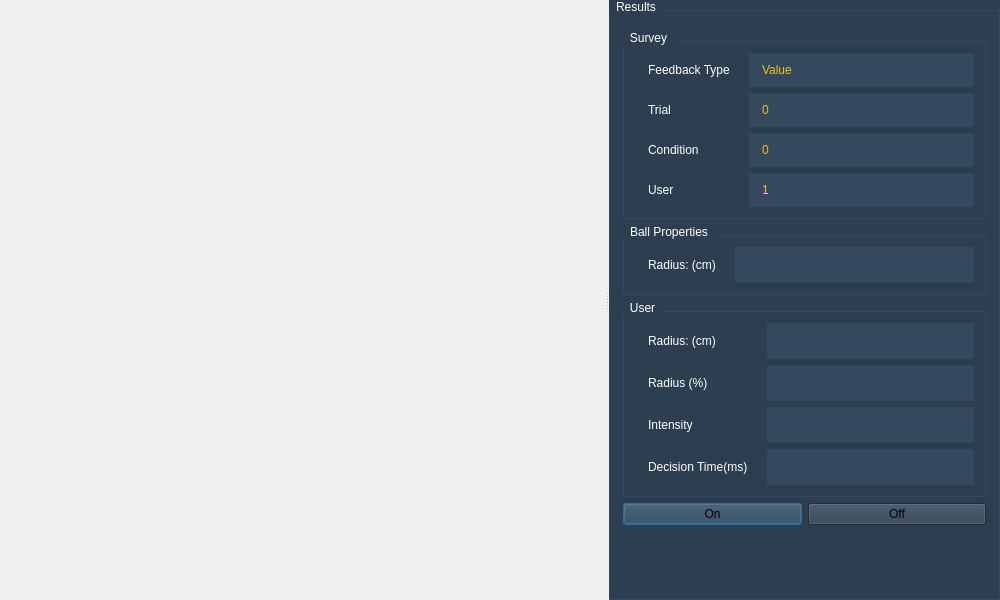
<?xml version="1.0" encoding="UTF-8"?>
<ui version="4.0">
 <class>StudyOneDialog</class>
 <widget class="QDialog" name="StudyOneDialog">
  <property name="geometry">
   <rect>
    <x>0</x>
    <y>0</y>
    <width>1000</width>
    <height>600</height>
   </rect>
  </property>
  <property name="minimumSize">
   <size>
    <width>1000</width>
    <height>600</height>
   </size>
  </property>
  <property name="maximumSize">
   <size>
    <width>1000</width>
    <height>600</height>
   </size>
  </property>
  <property name="windowTitle">
   <string>StudyOneTool</string>
  </property>
  <property name="windowIcon">
   <iconset resource="../icons.qrc">
    <normaloff>:/icons/emblem-presentation.png</normaloff>:/icons/emblem-presentation.png</iconset>
  </property>
  <property name="styleSheet">
   <string notr="true">QMessageBox{
	background: red;
}</string>
  </property>
  <layout class="QHBoxLayout" name="horizontalLayout_3">
   <property name="leftMargin">
    <number>0</number>
   </property>
   <property name="topMargin">
    <number>0</number>
   </property>
   <property name="rightMargin">
    <number>0</number>
   </property>
   <property name="bottomMargin">
    <number>0</number>
   </property>
   <item>
    <layout class="QGridLayout" name="gridLayout">
     <property name="leftMargin">
      <number>0</number>
     </property>
     <property name="topMargin">
      <number>0</number>
     </property>
     <property name="rightMargin">
      <number>0</number>
     </property>
     <property name="bottomMargin">
      <number>0</number>
     </property>
     <item row="1" column="0">
      <widget class="QSplitter" name="splitter">
       <property name="orientation">
        <enum>Qt::Horizontal</enum>
       </property>
       <widget class="QWidget" name="widget" native="true">
        <layout class="QGridLayout" name="gridLayout_3">
         <property name="leftMargin">
          <number>0</number>
         </property>
         <property name="topMargin">
          <number>0</number>
         </property>
         <property name="rightMargin">
          <number>0</number>
         </property>
         <property name="bottomMargin">
          <number>0</number>
         </property>
         <item row="0" column="0">
          <widget class="Paint2DWidget" name="paintWidget" native="true">
           <property name="minimumSize">
            <size>
             <width>480</width>
             <height>0</height>
            </size>
           </property>
          </widget>
         </item>
        </layout>
       </widget>
       <widget class="QWidget" name="widget_2" native="true">
        <property name="styleSheet">
         <string notr="true">background-color:#2c3e50;</string>
        </property>
        <layout class="QGridLayout" name="gridLayout_2">
         <property name="leftMargin">
          <number>0</number>
         </property>
         <property name="topMargin">
          <number>0</number>
         </property>
         <property name="rightMargin">
          <number>0</number>
         </property>
         <property name="bottomMargin">
          <number>0</number>
         </property>
         <item row="0" column="0">
          <widget class="QGroupBox" name="groupBox">
           <property name="minimumSize">
            <size>
             <width>300</width>
             <height>0</height>
            </size>
           </property>
           <property name="styleSheet">
            <string notr="true"> QGroupBox {
     border: 1px solid #34495e;

     margin-top: 10px; 
 }

 QGroupBox::title {
     subcontrol-origin:margin;
     subcontrol-position: top left;
     padding: -8 5px;
	color:white;
 }</string>
           </property>
           <property name="title">
            <string>Results</string>
           </property>
           <layout class="QVBoxLayout" name="verticalLayout_2">
            <item>
             <widget class="QGroupBox" name="groupBox_4">
              <property name="title">
               <string>Survey</string>
              </property>
              <layout class="QGridLayout" name="gridLayout_4">
               <item row="0" column="0">
                <widget class="QWidget" name="widget_10" native="true">
                 <layout class="QFormLayout" name="formLayout_3">
                  <property name="leftMargin">
                   <number>0</number>
                  </property>
                  <property name="topMargin">
                   <number>0</number>
                  </property>
                  <property name="rightMargin">
                   <number>0</number>
                  </property>
                  <property name="bottomMargin">
                   <number>0</number>
                  </property>
                  <item row="0" column="0">
                   <widget class="QWidget" name="widget_9" native="true">
                    <layout class="QHBoxLayout" name="horizontalLayout_7">
                     <property name="spacing">
                      <number>0</number>
                     </property>
                     <property name="leftMargin">
                      <number>0</number>
                     </property>
                     <property name="topMargin">
                      <number>0</number>
                     </property>
                     <property name="rightMargin">
                      <number>0</number>
                     </property>
                     <property name="bottomMargin">
                      <number>0</number>
                     </property>
                     <item>
                      <widget class="QLabel" name="label_4">
                       <property name="styleSheet">
                        <string notr="true">QLabel{
	background: #2c3e50;
	padding: 10px;
	color: white;
}</string>
                       </property>
                       <property name="text">
                        <string>Feedback Type</string>
                       </property>
                      </widget>
                     </item>
                    </layout>
                   </widget>
                  </item>
                  <item row="1" column="0">
                   <widget class="QWidget" name="widget_8" native="true">
                    <layout class="QHBoxLayout" name="horizontalLayout_6">
                     <property name="spacing">
                      <number>0</number>
                     </property>
                     <property name="leftMargin">
                      <number>0</number>
                     </property>
                     <property name="topMargin">
                      <number>0</number>
                     </property>
                     <property name="rightMargin">
                      <number>0</number>
                     </property>
                     <property name="bottomMargin">
                      <number>0</number>
                     </property>
                     <item>
                      <widget class="QLabel" name="label_10">
                       <property name="styleSheet">
                        <string notr="true">QLabel{
	background: #2c3e50;
	padding: 10px;
	color: white;
}</string>
                       </property>
                       <property name="text">
                        <string>Trial</string>
                       </property>
                      </widget>
                     </item>
                    </layout>
                   </widget>
                  </item>
                  <item row="2" column="0">
                   <widget class="QWidget" name="widget_7" native="true">
                    <layout class="QHBoxLayout" name="horizontalLayout_5">
                     <property name="spacing">
                      <number>0</number>
                     </property>
                     <property name="leftMargin">
                      <number>0</number>
                     </property>
                     <property name="topMargin">
                      <number>0</number>
                     </property>
                     <property name="rightMargin">
                      <number>0</number>
                     </property>
                     <property name="bottomMargin">
                      <number>0</number>
                     </property>
                     <item>
                      <widget class="QLabel" name="label_9">
                       <property name="styleSheet">
                        <string notr="true">QLabel{
	background: #2c3e50;
	padding: 10px;
	color: white;
}</string>
                       </property>
                       <property name="text">
                        <string>Condition</string>
                       </property>
                      </widget>
                     </item>
                    </layout>
                   </widget>
                  </item>
                  <item row="3" column="0">
                   <widget class="QWidget" name="widget_6" native="true">
                    <layout class="QHBoxLayout" name="horizontalLayout_4">
                     <property name="spacing">
                      <number>0</number>
                     </property>
                     <property name="leftMargin">
                      <number>0</number>
                     </property>
                     <property name="topMargin">
                      <number>0</number>
                     </property>
                     <property name="rightMargin">
                      <number>0</number>
                     </property>
                     <property name="bottomMargin">
                      <number>0</number>
                     </property>
                     <item>
                      <widget class="QLabel" name="label_7">
                       <property name="styleSheet">
                        <string notr="true">QLabel{
	background: #2c3e50;
	padding: 10px;
	color: white;
}</string>
                       </property>
                       <property name="text">
                        <string>User</string>
                       </property>
                      </widget>
                     </item>
                    </layout>
                   </widget>
                  </item>
                  <item row="0" column="1">
                   <widget class="QLabel" name="surveyFeedbackLabel">
                    <property name="styleSheet">
                     <string notr="true">QLabel{
	background: #34495e;
	padding: 10px;
	color: #f1c40f;
}</string>
                    </property>
                    <property name="text">
                     <string>Value</string>
                    </property>
                   </widget>
                  </item>
                  <item row="1" column="1">
                   <widget class="QLabel" name="surveyTrialLabel">
                    <property name="styleSheet">
                     <string notr="true">QLabel{
	background: #34495e;
	padding: 10px;
	color: #f1c40f;
}</string>
                    </property>
                    <property name="text">
                     <string>0</string>
                    </property>
                   </widget>
                  </item>
                  <item row="2" column="1">
                   <widget class="QLabel" name="surveyConditionLabel">
                    <property name="styleSheet">
                     <string notr="true">QLabel{
	background: #34495e;
	padding: 10px;
	color: #f1c40f;
}</string>
                    </property>
                    <property name="text">
                     <string>0</string>
                    </property>
                   </widget>
                  </item>
                  <item row="3" column="1">
                   <widget class="QLabel" name="surveyUserLabel">
                    <property name="styleSheet">
                     <string notr="true">QLabel{
	background: #34495e;
	padding: 10px;
	color: #f1c40f;
}</string>
                    </property>
                    <property name="text">
                     <string>1</string>
                    </property>
                   </widget>
                  </item>
                 </layout>
                </widget>
               </item>
              </layout>
             </widget>
            </item>
            <item>
             <widget class="QGroupBox" name="groupBox_2">
              <property name="styleSheet">
               <string notr="true"> QGroupBox {
     border: 1px solid #34495e;

     margin-top: 10px; 
 }

 QGroupBox::title {
     subcontrol-origin:margin;
     subcontrol-position: top left;
     padding: -8 5px;
	color:white;
 }</string>
              </property>
              <property name="title">
               <string>Ball Properties</string>
              </property>
              <layout class="QFormLayout" name="formLayout_2">
               <property name="fieldGrowthPolicy">
                <enum>QFormLayout::AllNonFixedFieldsGrow</enum>
               </property>
               <item row="0" column="0">
                <widget class="QLabel" name="label">
                 <property name="styleSheet">
                  <string notr="true">QLabel{
	background: #2c3e50;
	padding: 10px;
	color: white;
}</string>
                 </property>
                 <property name="text">
                  <string>Radius: (cm)</string>
                 </property>
                </widget>
               </item>
               <item row="0" column="1">
                <widget class="QLineEdit" name="conditionBallRadius">
                 <property name="styleSheet">
                  <string notr="true"> QLineEdit {
     border: 0px solid gray;
     padding: 10px;
     background: #34495e;
     selection-background-color: #34495e;
	color: #f1c40f;
 }
</string>
                 </property>
                 <property name="readOnly">
                  <bool>true</bool>
                 </property>
                </widget>
               </item>
              </layout>
             </widget>
            </item>
            <item>
             <widget class="QGroupBox" name="groupBox_3">
              <property name="styleSheet">
               <string notr="true"> QGroupBox {
     border: 1px solid #34495e;

     margin-top: 10px; 
 }

 QGroupBox::title {
     subcontrol-origin:margin;
     subcontrol-position: top left;
     padding: -8 5px;
	color:white;
 }</string>
              </property>
              <property name="title">
               <string>User</string>
              </property>
              <layout class="QFormLayout" name="formLayout">
               <property name="fieldGrowthPolicy">
                <enum>QFormLayout::AllNonFixedFieldsGrow</enum>
               </property>
               <item row="0" column="0">
                <widget class="QLabel" name="label_2">
                 <property name="styleSheet">
                  <string notr="true">QLabel{
	background: #2c3e50;
	padding: 10px;
	color: white;
}</string>
                 </property>
                 <property name="text">
                  <string>Radius: (cm)</string>
                 </property>
                </widget>
               </item>
               <item row="0" column="1">
                <widget class="QLineEdit" name="userFingerRadiusLineEdit">
                 <property name="styleSheet">
                  <string notr="true"> QLineEdit {
     border: 0px solid gray;
     padding: 10px;
     background: #34495e;
     selection-background-color: #34495e;
	color: #f1c40f;
 }
</string>
                 </property>
                </widget>
               </item>
               <item row="1" column="0">
                <widget class="QLabel" name="label_3">
                 <property name="styleSheet">
                  <string notr="true">QLabel{
	background: #2c3e50;
	padding: 10px;
	color: white;
}</string>
                 </property>
                 <property name="text">
                  <string>Radius (%)</string>
                 </property>
                </widget>
               </item>
               <item row="1" column="1">
                <widget class="QLineEdit" name="userFingerRadiusPercentLineEdit">
                 <property name="styleSheet">
                  <string notr="true"> QLineEdit {
     border: 0px solid gray;
     padding: 10px;
     background: #34495e;
     selection-background-color: #34495e;
	color: #f1c40f;
 }
</string>
                 </property>
                </widget>
               </item>
               <item row="3" column="0">
                <widget class="QLabel" name="label_5">
                 <property name="styleSheet">
                  <string notr="true">QLabel{
	background: #2c3e50;
	padding: 10px;
	color: white;
}</string>
                 </property>
                 <property name="text">
                  <string>Decision Time(ms)</string>
                 </property>
                </widget>
               </item>
               <item row="3" column="1">
                <widget class="QLineEdit" name="lineEdit">
                 <property name="styleSheet">
                  <string notr="true"> QLineEdit {
     border: 0px solid gray;
     padding: 10px;
     background: #34495e;
     selection-background-color: #34495e;
	color: #f1c40f;
 }
</string>
                 </property>
                </widget>
               </item>
               <item row="2" column="0">
                <widget class="QLabel" name="label_6">
                 <property name="styleSheet">
                  <string notr="true">QLabel{
	background: #2c3e50;
	padding: 10px;
	color: white;
}</string>
                 </property>
                 <property name="text">
                  <string>Intensity</string>
                 </property>
                </widget>
               </item>
               <item row="2" column="1">
                <widget class="QLineEdit" name="userIntensityLabel">
                 <property name="styleSheet">
                  <string notr="true"> QLineEdit {
     border: 0px solid gray;
     padding: 10px;
     background: #34495e;
     selection-background-color: #34495e;
	color: #f1c40f;
 }
</string>
                 </property>
                </widget>
               </item>
              </layout>
             </widget>
            </item>
            <item>
             <widget class="QWidget" name="widget_3" native="true">
              <layout class="QHBoxLayout" name="horizontalLayout">
               <property name="leftMargin">
                <number>0</number>
               </property>
               <property name="topMargin">
                <number>0</number>
               </property>
               <property name="rightMargin">
                <number>0</number>
               </property>
               <property name="bottomMargin">
                <number>0</number>
               </property>
               <item>
                <widget class="QPushButton" name="pushButton">
                 <property name="styleSheet">
                  <string notr="true"/>
                 </property>
                 <property name="text">
                  <string>On</string>
                 </property>
                </widget>
               </item>
               <item>
                <widget class="QPushButton" name="pushButton_2">
                 <property name="text">
                  <string>Off</string>
                 </property>
                </widget>
               </item>
              </layout>
             </widget>
            </item>
            <item>
             <spacer name="verticalSpacer">
              <property name="orientation">
               <enum>Qt::Vertical</enum>
              </property>
              <property name="sizeHint" stdset="0">
               <size>
                <width>20</width>
                <height>40</height>
               </size>
              </property>
             </spacer>
            </item>
            <item>
             <widget class="QWidget" name="widget_4" native="true">
              <layout class="QHBoxLayout" name="horizontalLayout_2">
               <property name="leftMargin">
                <number>0</number>
               </property>
               <property name="topMargin">
                <number>0</number>
               </property>
               <property name="rightMargin">
                <number>0</number>
               </property>
               <property name="bottomMargin">
                <number>0</number>
               </property>
              </layout>
             </widget>
            </item>
           </layout>
          </widget>
         </item>
        </layout>
       </widget>
      </widget>
     </item>
    </layout>
   </item>
  </layout>
  <action name="actionExit">
   <property name="text">
    <string>Exit</string>
   </property>
  </action>
  <action name="actionCalibration">
   <property name="icon">
    <iconset resource="../icons.qrc">
     <normaloff>:/icons/spanner32.png</normaloff>:/icons/spanner32.png</iconset>
   </property>
   <property name="text">
    <string>Calibration</string>
   </property>
  </action>
  <action name="actionRestart_take">
   <property name="enabled">
    <bool>false</bool>
   </property>
   <property name="icon">
    <iconset resource="../icons.qrc">
     <normaloff>:/icons/exchange32.png</normaloff>:/icons/exchange32.png</iconset>
   </property>
   <property name="text">
    <string>restart take</string>
   </property>
   <property name="visible">
    <bool>true</bool>
   </property>
  </action>
  <action name="actionTake_Properties">
   <property name="icon">
    <iconset resource="../icons.qrc">
     <normaloff>:/icons/wand32.png</normaloff>:/icons/wand32.png</iconset>
   </property>
   <property name="text">
    <string>Take Properties</string>
   </property>
  </action>
 </widget>
 <layoutdefault spacing="6" margin="11"/>
 <customwidgets>
  <customwidget>
   <class>Paint2DWidget</class>
   <extends>QWidget</extends>
   <header>paint2dwidget.h</header>
   <container>1</container>
  </customwidget>
 </customwidgets>
 <resources>
  <include location="../icons.qrc"/>
 </resources>
 <connections/>
</ui>
